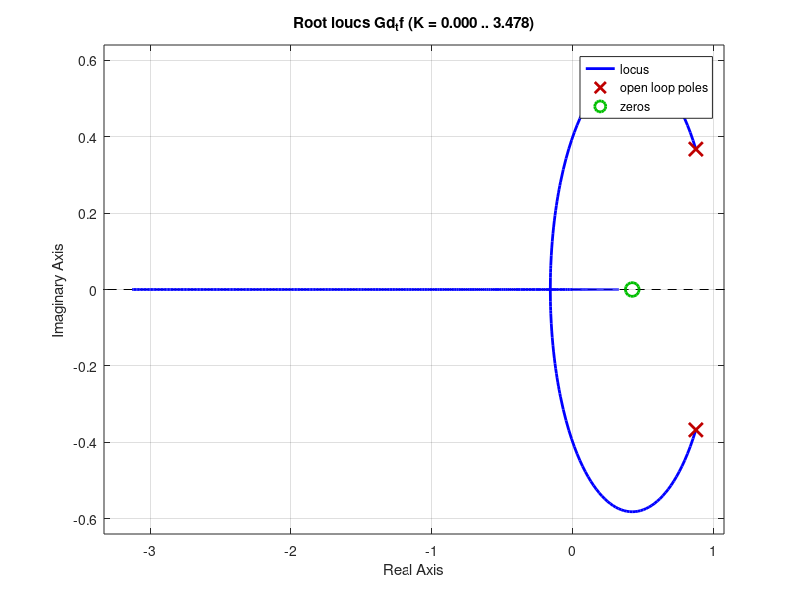

Source code (MATLAB):
clc; clear; close all;
% 모델 생성
num = [5 20];
den = [1 0.5 4];
Gp_tf = tf(num,den);

% 이산시간 시스템으로 변환
T=0.2;
Gd_tf = c2d(Gp_tf,T,'zoh');

rlocus(Gd_tf);